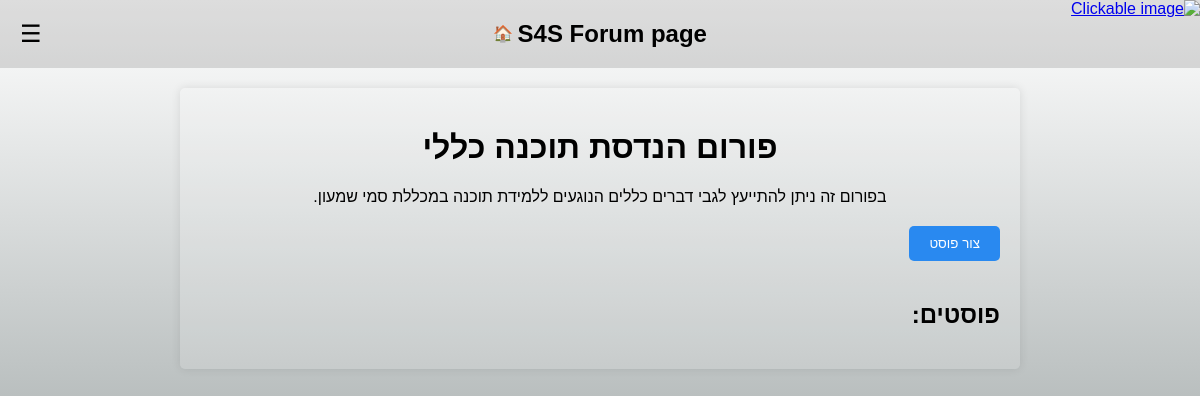
Page /blog/32/ (signed in) on the earlier database version.
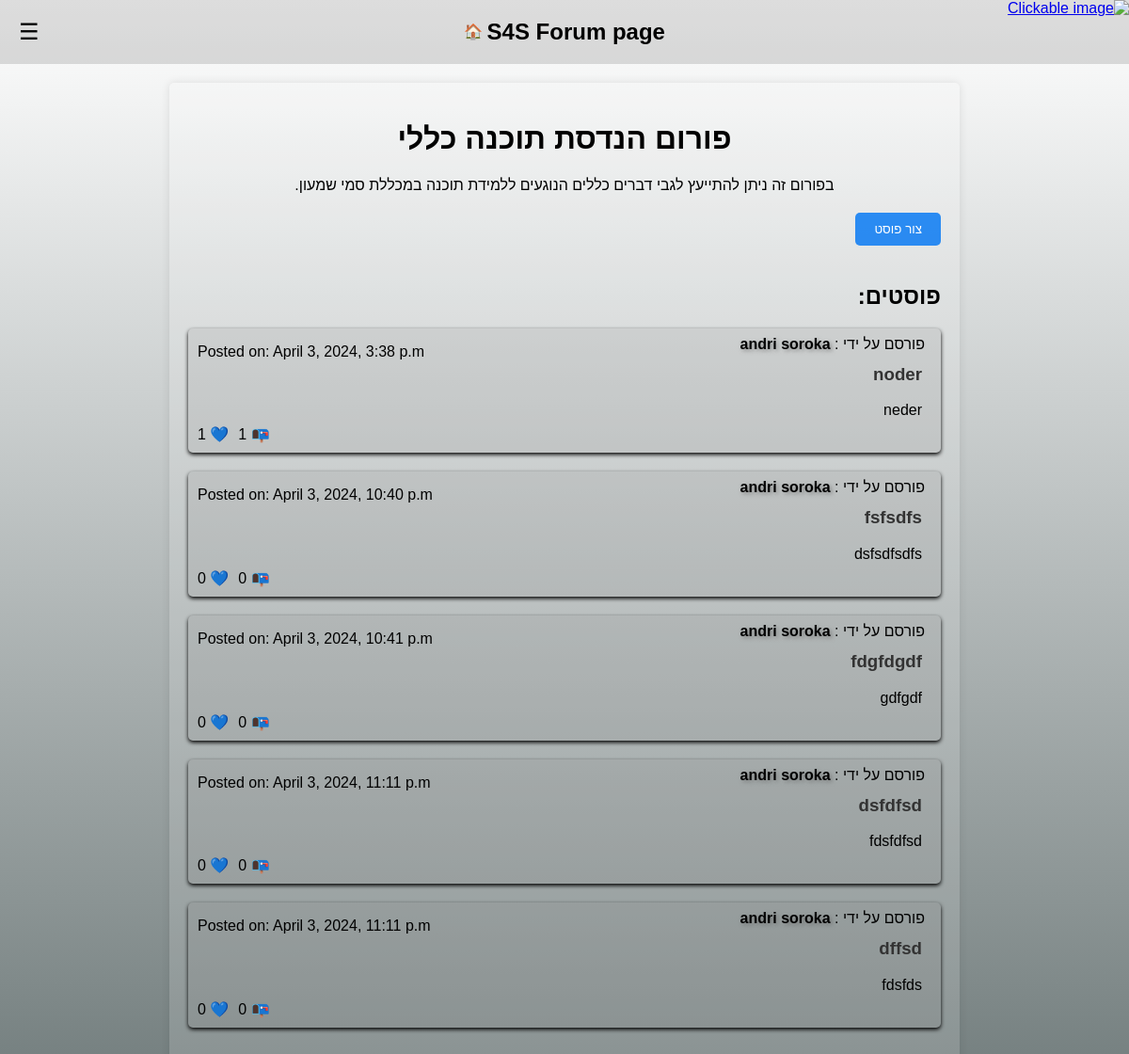
Same page on the later database version.
### S4S/models.py (models this page shows, shortened)
class Post2(models.Model):
    title = models.CharField(max_length=100)
    user_name = models.CharField(default="none", max_length=100)
    user_email = models.EmailField(null=True)
    content = models.TextField()
    date_posted = models.DateTimeField(default=timezone.now)
    blog = models.ForeignKey('Blog', on_delete=models.CASCADE, null=True)
    candidate = models.ForeignKey('Candidate', on_delete=models.CASCADE, null=True, blank=True)
    student = models.ForeignKey('Student', on_delete=models.CASCADE, null=True, blank=True)
    graduate = models.ForeignKey('Graduate', on_delete=models.CASCADE, null=True, blank=True)
    admin = models.ForeignKey('Admin', on_delete=models.CASCADE, null=True, blank=True)
    comment_count = models.IntegerField(default=0)
    likes_count = models.IntegerField(default=0)

### S4S/blogim.py (the view)
# urls.py: path('blog/<int:blog_id>/', blogim.blog_detail, name='blog_detail'),
def blog_detail(request, blog_id):
    blog = Blog.objects.get(pk=blog_id)
    posts2 = Post2.objects.filter(blog=blog)
    current_user = None
    user_type = None
    if 'user_id' in request.session and 'user_type' in request.session:
        user_id = request.session['user_id']
        user_type = request.session['user_type']
        if user_type == 'candidate':
            user = Candidate.objects.get(id=user_id)
        elif user_type == 'student':
            user = Student.objects.get(id=user_id)
        elif user_type == 'graduate':
            user = Graduate.objects.get(id=user_id)
        elif user_type == 'admin':  # Check if the user is an Admin
            user = Admin.objects.get(id=user_id)
        current_user = user.first_name + ' ' + user.last_name
        email = user.email
    return render(request, 'blog.detail.html', {'blog': blog, 'posts2': posts2, 'current_user': current_user, 'user_type': user_type,'email': email})

### templates/blog.detail.html (shortened to what this page needs)
<!DOCTYPE html>
<html lang="en">
<head>
</head>
<body>
<header>
    <div class="menu-icon" onclick="toggleSidebar(event)">☰</div>
    <a href="/" style="text-decoration: none; color: inherit;"><h2>S4S Forum page</h2></a>
     <a href="/" style="text-decoration: none; color: inherit;">&nbsp;🏠</a>
</header>
    <div class="container">
        <div class="header">
            <h1>{{ blog.title }}</h1>
            <p>{{ blog.description }}</p>
        </div>
{% if user_type != 'candidate' or blog.id == 32 %}
        <button class="create-post-button" onclick="toggleCreatePostForm()">צור פוסט</button>
    {% endif %}
        <a href="{% url '' %}" class="top-left">
            <img src="https://i.imgur.com/YAy1rDP.png" alt="Clickable image" width="250" height="75" class="invert-color">
        </a>
        <div class="posts">
            <h2>פוסטים:</h2>
            {% for post2 in posts2 %}
                <div class="post">
                    <a href="{% url 'post_detail' post2.id %}" style="text-decoration: none; color: inherit;">
                        <div class="post-info">
                          <span class="post-author"> פורסם על ידי : <span class="author-name">{{ post2.user_name }}</span><br></span>
                        </div>
                        <div class="post-details">
                           {% load tz %}
                        <p>Posted on: {{ post2.date_posted|timezone:"Asia/Jerusalem"|date:"F j, Y, P"|slice:":-1" }}</p>
                        </div>
                        <br>
                        <h3>{{ post2.title }}</h3>
                        <p>{{ post2.content }}</p>
     <div class="post-interactions" style="position: absolute; bottom: 10px; left: 10px; display: flex; flex-direction: row;">
    <span class="comment-count">📭 {{ post2.comment_count }}</span>
    <span class="like-count">💙 {{post2.likes_count }}</span>
</div>
                    </a>
                </div>
            {% endfor %}
        </div>
    </div>
</body>
</html>

Differences in the rows shown:
added Post2: user_name "andri soroka", date_posted "April 3, 2024, 3:38 p.m", title "noder", content "neder", comment_count "1", likes_count "1"
added Post2: user_name "andri soroka", date_posted "April 3, 2024, 10:40 p.m", title "fsfsdfs", content "dsfsdfsdfs", comment_count "0", likes_count "0"
added Post2: user_name "andri soroka", date_posted "April 3, 2024, 10:41 p.m", title "fdgfdgdf", content "gdfgdf", comment_count "0", likes_count "0"
added Post2: user_name "andri soroka", date_posted "April 3, 2024, 11:11 p.m", title "dsfdfsd", content "fdsfdfsd", comment_count "0", likes_count "0"
added Post2: user_name "andri soroka", date_posted "April 3, 2024, 11:11 p.m", title "dffsd", content "fdsfds", comment_count "0", likes_count "0"
